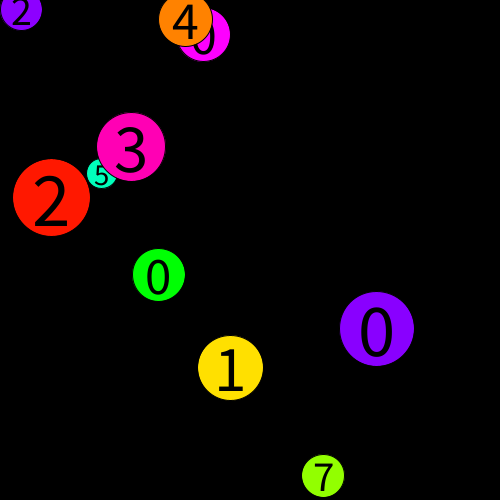
Frame 1 (no input)
Frame 60 (the mouse pressed at the canvas centre just before this capture): identical to frame 1, image omitted
Frame 120 (the mouse held since frame 60 and released just before this capture): identical to frame 1, image omitted

The Processing sketch that drew this single still picture (run headless with seeded random() and noise(); from frame 60 on, the mouse is pressed at the canvas centre):

// Processing sketch: processing_157274
// ── processing_157274.pde

int nBalls = 10;
//Letter
float[] letterSize = new float[nBalls];
float[] posX = new float[nBalls];
float[] posY = new float[nBalls];
float[] speedY = new float[nBalls];
float[] speedX = new float[nBalls];
float[] hue = new float[nBalls];
int[] myNumber = new int[nBalls];
boolean[] isMoving = new boolean[nBalls];

float gravity = 0.1; 

void setup() {  // this is run once.   
  size(500, 500);
  colorMode(HSB);
  for (int i = 0; i < nBalls; i++) {
    posX[i] = random(width);    
    letterSize[i] = random(30, 80);
    posY[i] = random(height);
    speedY[i] = 0;
    speedX[i] = 0;        
    hue[i] = random(255);
    myNumber[i] = int(random(0, 9));
  }
} 

void draw() {  // this is run repeatedly.  
  background(0);

  for (int i = 0; i < nBalls; i++) {
    checkBoundaries(i);
    applyPhysics(i);    
    checkMousePosition(i);  
    collide(i);
  }
}

void collide(int _i) {
  float xDist, yDist, ballDistance;
  //WAYS 1
//  for (int otherBall=0; otherBall < nBalls; otherBall++) {  
//    if (otherBall != _i) {
//      xDist = posX[otherBall]-posX[_i];                                   
//      yDist = posY[otherBall]-posY[_i]; 
//      ballDistance = sqrt((xDist * xDist) + (yDist * yDist));
//      
//      if (letterSize[_i]/2 + letterSize[otherBall]/2 > ballDistance) {
//          speedX[_i] = -speedX[_i];
//          speedY[_i] = -speedY[_i];
//          speedX[otherBall] = -speedX[otherBall];
//          speedY[otherBall] = -speedY[otherBall];
//      } 
//    }
//  }
//WAYS 2
  for (int otherBall=0; otherBall < nBalls; otherBall++) {
    if (_i != otherBall) {
      ballDistance = dist(posX[_i], posY[_i], posX[otherBall], posY[otherBall]);
      if (ballDistance < (letterSize[_i] + letterSize[otherBall])/2 && ballDistance > 0) {
        speedX[_i] = -speedX[_i];
        speedY[_i] = -speedY[_i];
        speedX[otherBall] = -speedX[otherBall];
        speedY[otherBall] = -speedY[otherBall];
      }
     }
  }

//JUNK, just trying out
//      posX[_i] = posX[_i] + letterSize[_i]/2;
//      posY[_i] = posY[_i] + letterSize[_i]/2;      
//      posX[otherBall] = posX[otherBall] + letterSize[otherBall]/2;
//      posY[otherBall] = posY[otherBall] + letterSize[otherBall]/2;
   
  //    if(posY[_i] + letterSize[_i]/2 >= posY[_i+1] + letterSize[_i+1]/2) {
  //        println(posY[_i] + posY[_i+1]);
  //    }
}

void checkBoundaries(int _i) {
  //Boundaries
  //GROUND
  if (posY[_i] + letterSize[_i]/2 >= height) {    //touching the ground
    //Set the position to the ground so the object doesn't get stuck
    posY[_i] = height - letterSize[_i]/2;
    if (speedY[_i] > 1) {
      speedY[_i] = -speedY[_i] * 0.8;
    } else {
      speedY[_i] = 0;
    }
  }
  //SIDES
  //right side
  if (posX[_i] + letterSize[_i]/2 >= width) {
    //Set the position to the right side so the object doesn't get stuck
    posX[_i] = width - letterSize[_i]/2;       
    speedX[_i] = -speedX[_i] * 0.8;
    //left side
  } else if (posX[_i] - letterSize[_i]/2 <= 0) {
    //Set the position to the right side so the object doesn't get stuck
    posX[_i] = letterSize[_i]/2;       
    speedX[_i] = -speedX[_i] * 0.8;
  }
}


void applyPhysics(int _i) {
  //Acceleration (gravity)
  if (isMoving[_i] == true) {
    speedY[_i] = speedY[_i] + gravity;
  }

  //Move!
  posX[_i] = posX[_i] + speedX[_i];    
  posY[_i] = posY[_i] + speedY[_i];
}

void checkMousePosition(int _i) {
  //Check mouse position
  float saturation = 255;
  float myDistance = dist(mouseX, mouseY, posX[_i], posY[_i]);
  if (myDistance < letterSize[_i]/2) {
    saturation = 150;
    if (mousePressed) {
      posX[_i] = mouseX;
      posY[_i] = mouseY;
    } else {
      isMoving[_i] = true;
      speedX[_i] = mouseX - pmouseX;
    }
  }

  //NEW STUFF!!!
  //I'm calling drawCircle from inside checkMousePosition because saturation is a LOCAL variable — that is, it only exists here inside this function
  drawCircle(_i, saturation);
}

void drawCircle(int _i, float _saturation) {
  //Draw
  fill(hue[_i], _saturation, 255);
  ellipse(posX[_i], posY[_i], letterSize[_i], letterSize[_i]);
  fill(0);
  textSize(letterSize[_i]);
  textAlign(CENTER, CENTER);
  text(myNumber[_i], posX[_i], posY[_i]);
}


class Ball {
  
}
